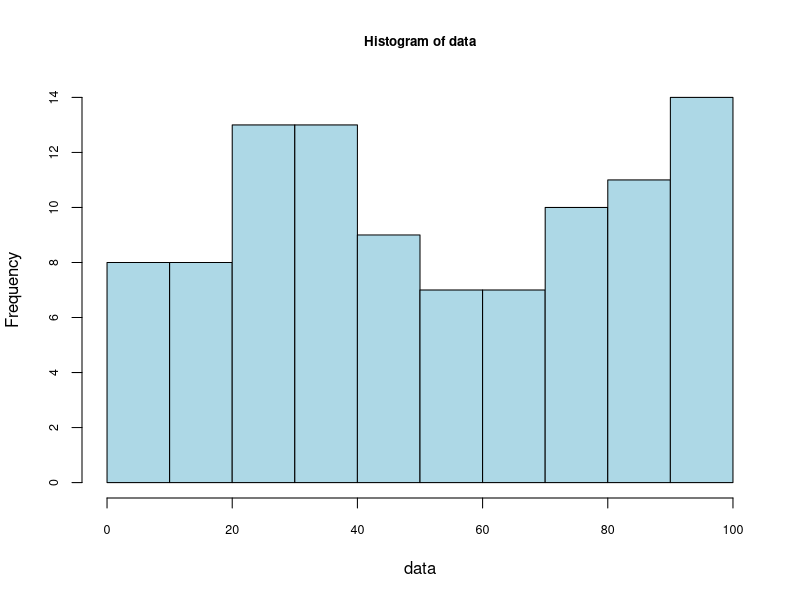
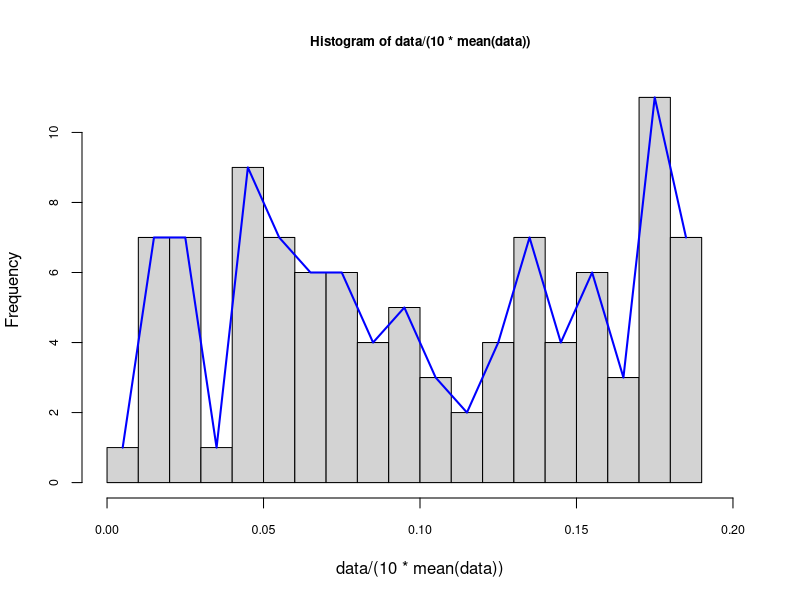
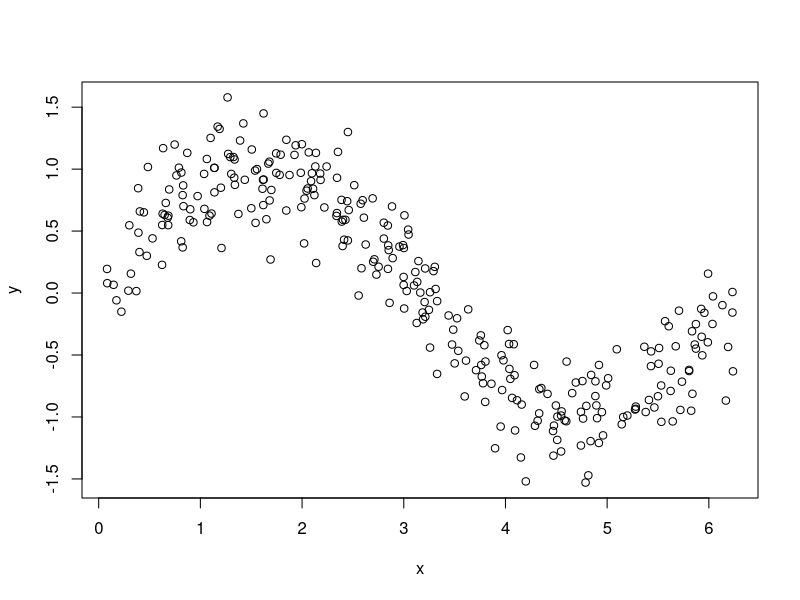
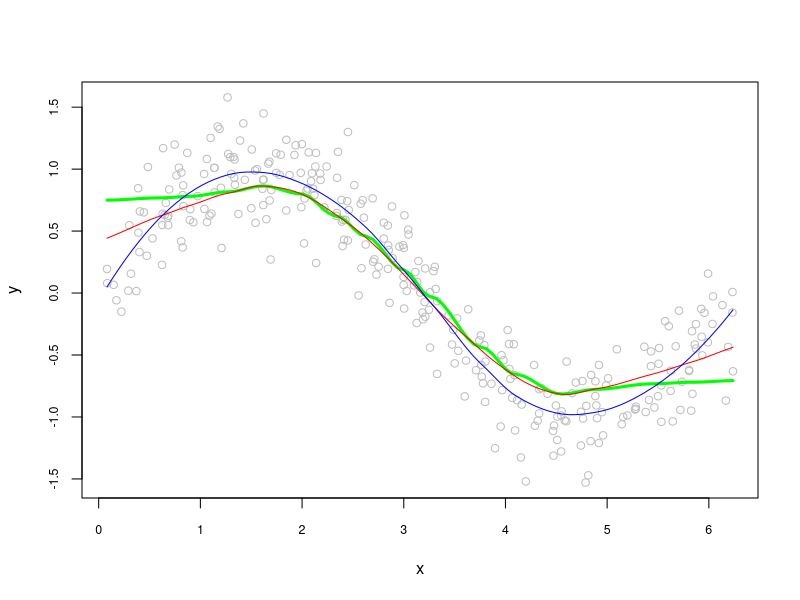
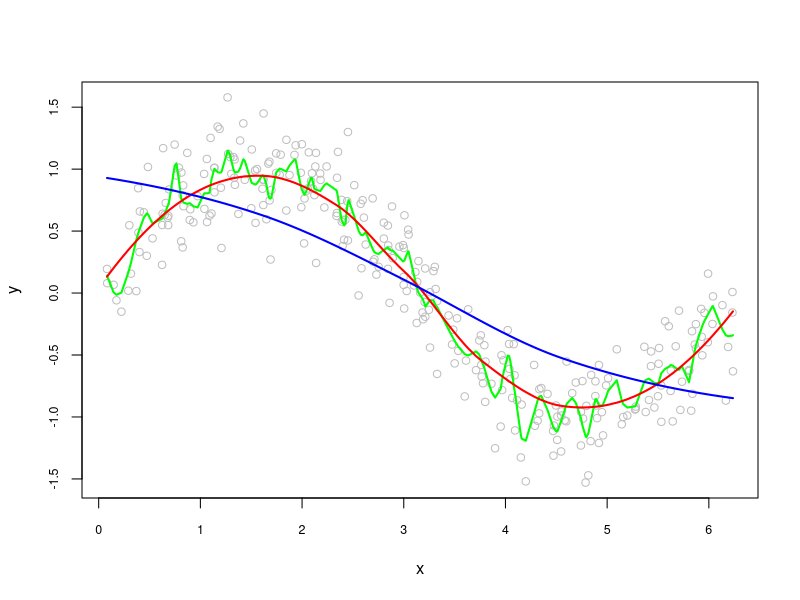

The R script that drew these images, in order: (Note: this script raises an error after producing the figures.)
## ---- chunk 1
#Random integers from 1 to 100
set.seed(123)
data <- sample(1:100, 100, replace = TRUE)
stem(data)
foo <- hist(data, nclass = 10,
            col = "lightblue",
            cex.main = 0.80, cex.axis = 0.75)
foo$counts
foo$density
sum(foo$density)
## ---- chunk 2
# to put pdf and X's on the same graph, we scale the data
foo <- hist(data/(10*mean(data)), nclass = 25,
            cex.main = 0.80, cex.axis = 0.75, xlim = c(0, 0.2))
lines(foo$mids, foo$density, col="blue", lwd = 2) #Naive
## ---- chunk 3
#Simulating our data
n = 300
set.seed(1)
x <- sort(runif(n)*2*pi)
y <- sin(x) + rnorm(n)/4
plot(x, y)

#Estimation
loe0 <- loess(y~x, degree=0, span = 0.5) #Nadaraya-Watson
loe1 <- loess(y~x, degree=1, span = 0.5) #Local linear
loe2 <- loess(y~x, degree=2, span = 0.5) #Locally quadratic

#To have a plot, we first calculate the fitted values on a grid,
t <- seq(min(x), max(x), length.out = 100)
fit0 <- predict(loe0, t)
fit1 <- predict(loe1, t)
fit2 <- predict(loe2, t)
plot(x, y, col = "gray", cex.main = 0.80, cex.axis = 0.75)
lines(t, fit0, col = "green", lwd = 3)
lines(t, fit1, col = "red")
lines(t, fit2, col = "blue")
## ---- chunk 4
fit0 <- predict(loess(y~x, degree=2, span = 0.05)) #minimum, 5%*300 = 14 obs. 
fit1 <- predict(loess(y~x, degree=2, span = 0.75)) #default
fit2 <- predict(loess(y~x, degree=2, span = 2)) 

plot(x, y, col = "gray", cex.main = 0.80, cex.axis = 0.75)
lines(x, fit0, lwd = 2, col = "green")
lines(x, fit1, lwd = 2, col = "red")
lines(x, fit2, lwd = 2, col = "blue")
## ---- chunk 5
knitr::include_graphics("png/kNN1.png")
## ---- chunk 6
knitr::include_graphics("png/kNN2.png")
## ---- chunk 7
knitr::include_graphics("png/kNN3.png")
## ---- chunk 8

#With k = 5

## ---- chunk 9
# Download adult income data
# SET YOUR WORKING DIRECTORY FIRST

# url.train <- "http://archive.ics.uci.edu/ml/machine-learning-databases/adult/adult.data"
# url.test <- "http://archive.ics.uci.edu/ml/machine-learning-databases/adult/adult.test"
# url.names <- "http://archive.ics.uci.edu/ml/machine-learning-databases/adult/adult.names"
# download.file(url.train, destfile = "adult_train.csv")
# download.file(url.test, destfile = "adult_test.csv")
# download.file(url.names, destfile = "adult_names.txt")

# Read the training set into memory
#train <- read.csv("adult_train.csv", header = FALSE)
#str(train)

# Read the test set into memory
#test <- read.csv("adult_test.csv", header = FALSE)
## ---- chunk 10
#varNames <- c("Age", 
#              "WorkClass",
 #             "fnlwgt",
  #            "Education",
   #           "EducationNum",
    #          "MaritalStatus",
      #        "Occupation",
     #         "Relationship",
#              "Race",
 #             "Sex",
  #            "CapitalGain",
   #           "CapitalLoss",
    #          "HoursPerWeek",
     #         "NativeCountry",
      #        "IncomeLevel")
#names(train) <- varNames
#names(test) <- varNames
#str(train)
## ---- chunk 11
#Caret needs some preparations!
#table(train$IncomeLevel)
# this is b/c we will use it the same data for LPM later in class examples
#train$Y <- ifelse(train$IncomeLevel==" <=50K", 0, 1) 
#train <- train[, -15]
# kNN needs Y to be a factor variable
#train$Y <- as.factor(train$Y)
#levels(train$Y)[levels(train$Y)=="0"] <- "Less"
#levels(train$Y)[levels(train$Y)=="1"] <- "More"
#levels(train$Y)

#kNN
#set.seed(3033)
#train_df <- caret::createDataPartition(y = train$Y, p= 0.7, list = FALSE)
#training <- train[train_df,]
#testing <- train[-train_df,]

#Training/Model building with 10-k cross validation
#It will take a long time.  If you want to run it
#make sure that you have something to read:-)
#cv <- caret::trainControl(method = "cv", number = 10, p = 0.9)
#model_knn3 <- caret::train(Y ~ ., method = "knn", data = training,
#                   tuneGrid = data.frame(k=seq(9, 41 ,2)),
#                   trControl = cv)
#ggplot(model_knn3, highlight = TRUE)
## ---- chunk 12
#caret::confusionMatrix(predict(model_knn3, testing, type = "raw"),
 #               testing$Y)
## ---- chunk 13
knitr::include_graphics("png/tradeoff.png")
